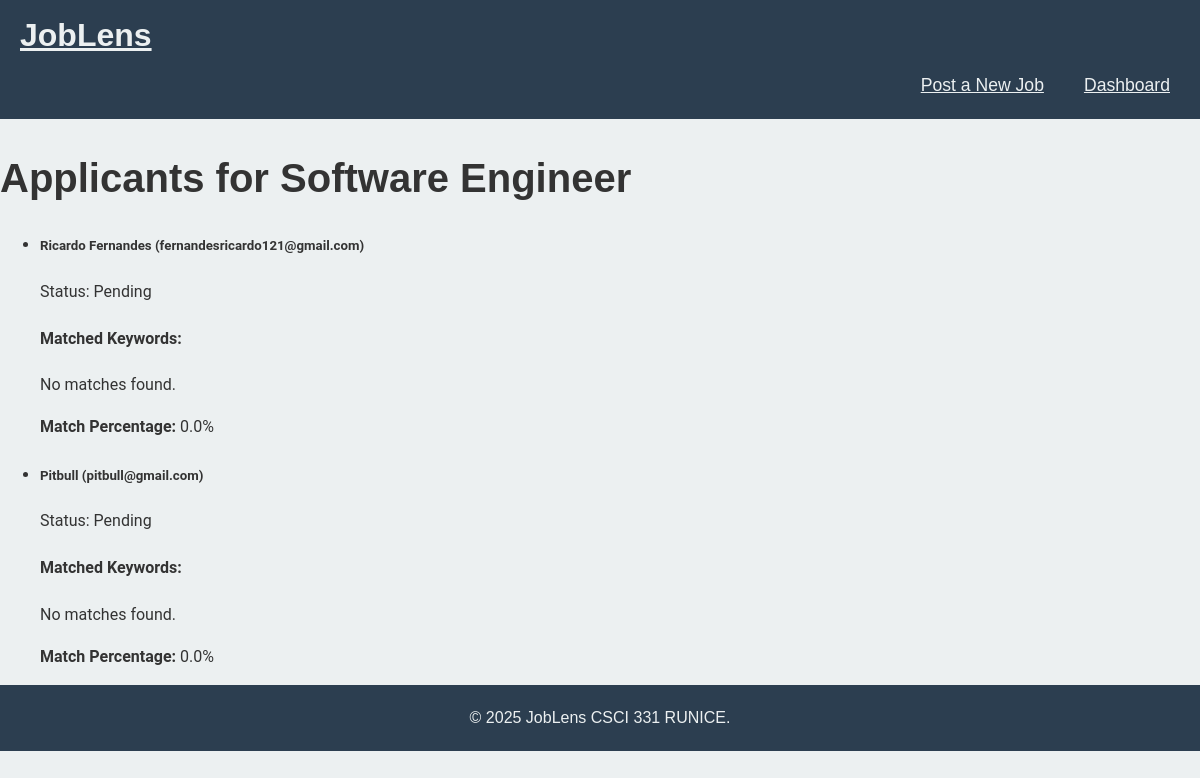
Before: /view_applicants/1 with the older database file.
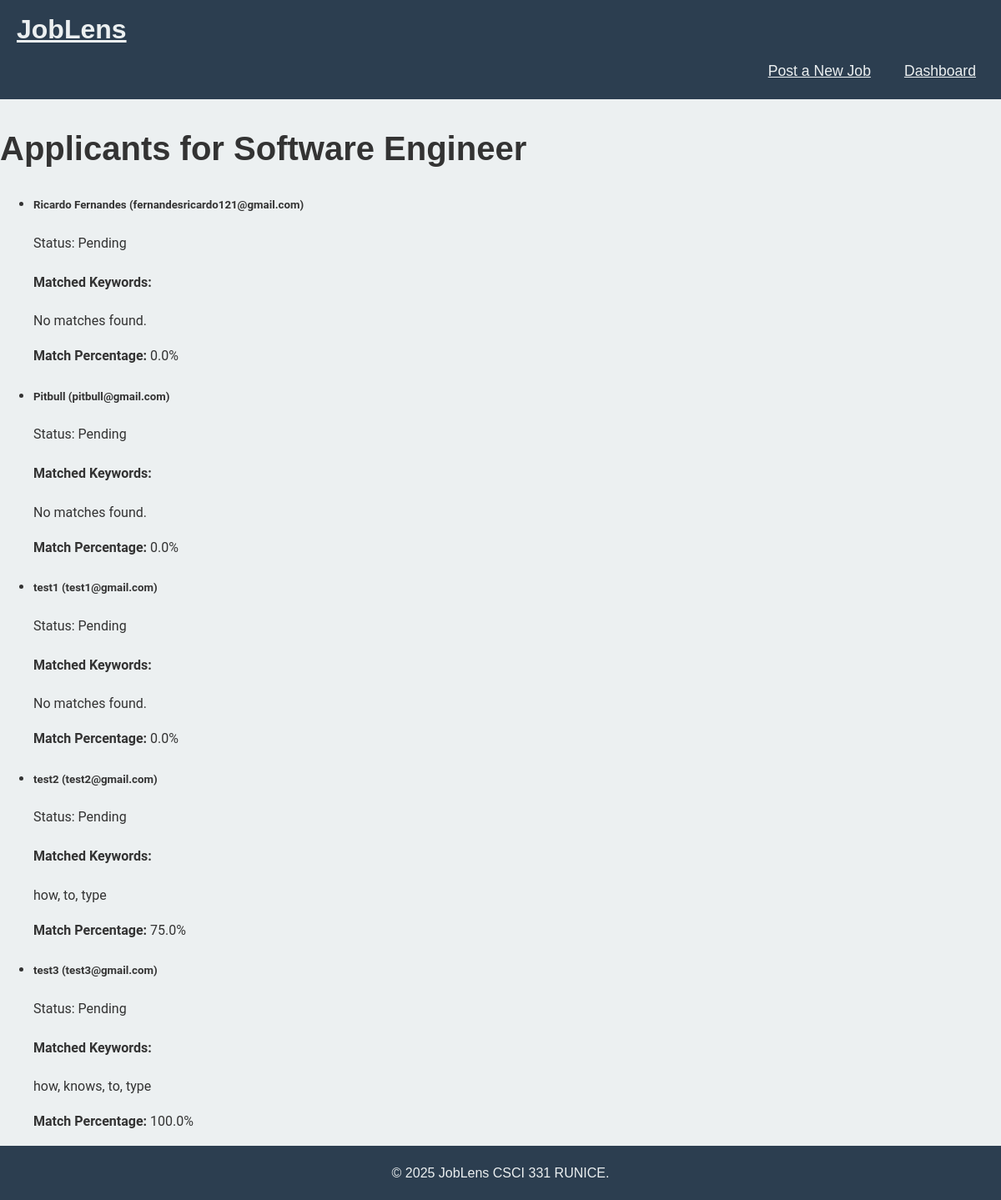
After: the same page with the newer database file.
### tables this page shows
CREATE TABLE Job_Listings (
            job_id INTEGER PRIMARY KEY,
            employer_id INTEGER,
            job_title TEXT NOT NULL,
            job_description TEXT,
            requirements TEXT,
            FOREIGN KEY (employer_id) REFERENCES Employers(employer_id)
        );

CREATE TABLE Applications (
            application_id INTEGER PRIMARY KEY,
            job_id INTEGER,
            candidate_id INTEGER,
            resume_id INTEGER,
            status TEXT,
            FOREIGN KEY (job_id) REFERENCES Job_Listings(job_id),
            FOREIGN KEY (candidate_id) REFERENCES Candidates(candidate_id),
            FOREIGN KEY (resume_id) REFERENCES Resumes(resume_id)
        );

CREATE TABLE Candidates (
            candidate_id INTEGER PRIMARY KEY,
            name TEXT NOT NULL,
            email TEXT NOT NULL,
            phone TEXT
        );

### flask_app/app.py (the view)
@app.route('/view_applicants/<int:job_id>')
def view_applicants(job_id):
    conn = get_db_connection()
    job = conn.execute('SELECT job_title, requirements FROM Job_Listings WHERE job_id = ?', (job_id,)).fetchone()
    rows = conn.execute('''
        SELECT C.candidate_id, C.name, C.email, A.status, R.content AS resume
        FROM Applications A
        JOIN Candidates C ON A.candidate_id = C.candidate_id
        JOIN Resumes R ON C.candidate_id = R.candidate_id
        WHERE A.job_id = ?
    ''', (job_id,)).fetchall()
    conn.close()
    patterns = re.findall(r"\b[a-zA-Z]{2,}\b", job['requirements'].lower())
    pm = PatternMatcher(patterns)
    applicants = []
    for row in rows:
        matches = pm.search(row['resume'].lower())
        matched = {kw for _, kw in matches}
        score = round((len(matched) / len(patterns) * 100), 2) if patterns else 0 # Percentage match
        applicants.append({
            'candidate_id': row['candidate_id'],
            'name': row['name'],
            'email': row['email'],
            'status': row['status'],
            'keywords': sorted(matched),
            'score': score
        })
    return render_template('view_applicants.html', job=job, applicants=applicants)

### flask_app/app.py (called while the page is built)
def get_db_connection():
    conn = sqlite3.connect('database.db')
    conn.row_factory = sqlite3.Row
    return conn

### flask_app/pattern_matcher.py (called while the page is built)
    def add_keyword(self, keyword):
        state = 0
        for char in keyword:
            if char not in self.adj[state]:
                self.adj[state][char] = len(self.adj)
                self.adj.append({})
                self.out.append([])
                self.fail.append(0)
            state = self.adj[state][char]
        self.out[state].append(keyword)

    def build_fail(self):
        q = deque()
        for char, state in self.adj[0].items():
            q.append(state)
            self.fail[state] = 0
        while q:
            r = q.popleft()
            for char, s in self.adj[r].items():
                q.append(s)
                state = self.fail[r]
                while state and char not in self.adj[state]:
                    state = self.fail[state]
                self.fail[s] = self.adj[state].get(char, 0)
                self.out[s].extend(self.out[self.fail[s]])

    def search(self, text):
        state = 0
        matches = []
        for i, char in enumerate(text):
            while state and char not in self.adj[state]:
                state = self.fail[state]
            state = self.adj[state].get(char, 0)
            for pattern in self.out[state]:
                matches.append((i - len(pattern) + 1, pattern))
        return matches

### flask_app/templates/view_applicants.html (shortened to what this page needs)
<!DOCTYPE html>
<html lang="en">
  <head>
    <link
      rel="stylesheet"
      href="{{ url_for('static', filename='css/styles.css') }}"
    />
  </head>
  <body>
    <nav class="custom-navbar">
      <div class="container">
        <a class="navbar-brand" href="/">JobLens</a>
        <div class="navbar-nav ms-auto custom-nav-items">
          <a class="nav-item nav-link" href="{{ url_for('add_job') }}"
            >Post a New Job</a
          >
          <a class="nav-item nav-link" href="{{ url_for('index') }}"
            >Dashboard</a
          >
        </div>
      </div>
    </nav>
    <div class="container mt-5">
      <h1 class="mb-4">Applicants for {{ job.job_title }}</h1>
      <div class="applicants-list">
        <ul class="list-group">
          {% for applicant in applicants %}
          <li class="list-group-item">
            <h5>{{ applicant.name }} ({{ applicant.email }})</h5>
            <p>
              Status:
              <span class="applicant-status">{{ applicant.status }}</span>
            </p>
            <h4>Matched Keywords:</h4>
              {% if applicant.keywords %}
                {{ applicant.keywords | join(', ') }}
              {% else %}
                No matches found.
              {% endif %}
            <p><strong>Match Percentage:</strong> {{ applicant.score }}%</p>
          </li>
          {% endfor %}
        </ul>
      </div>
    </div>
    <footer class="footer mt-5">
      <p>&copy; 2025 JobLens CSCI 331 RUNICE.</p>
    </footer>
  </body>
</html>

### flask_app/static/css/styles.css (style rules this page uses)
body { font-family: "Roboto", sans-serif; background-color: #ecf0f1; color: #333; line-height: 1.6; margin: 0; padding: 0; }
.custom-navbar { background-color: #2c3e50; font-family: "Poppins", sans-serif; padding: 10px 20px; }
.custom-navbar .navbar-brand { font-size: 2rem; font-weight: 700; color: #ecf0f1; }
.custom-nav-items { display: flex; justify-content: flex-end; }
.custom-nav-items .nav-item { margin-left: 20px; }
.custom-nav-items .nav-link { color: #ecf0f1; font-size: 1.1rem; padding: 10px; font-weight: 500; }
h1, h2 { font-family: "Poppins", sans-serif; font-weight: 700; color: #333; }
h1 { font-size: 2.5rem; margin-bottom: 20px; }
footer { background-color: #2c3e50; color: #ecf0f1; text-align: center; padding: 20px; }
footer p { margin: 0; font-family: "Poppins", sans-serif; font-weight: 400; }

Changed rows visible on the page:
added Applications: name "test1", email "test1@gmail.com", status "Pending", shows "No matches found.", score "0.0"
added Applications: name "test2", email "test2@gmail.com", status "Pending", keywords "how, to, type", score "75.0"
added Applications: name "test3", email "test3@gmail.com", status "Pending", keywords "how, knows, to, type", score "100.0"
